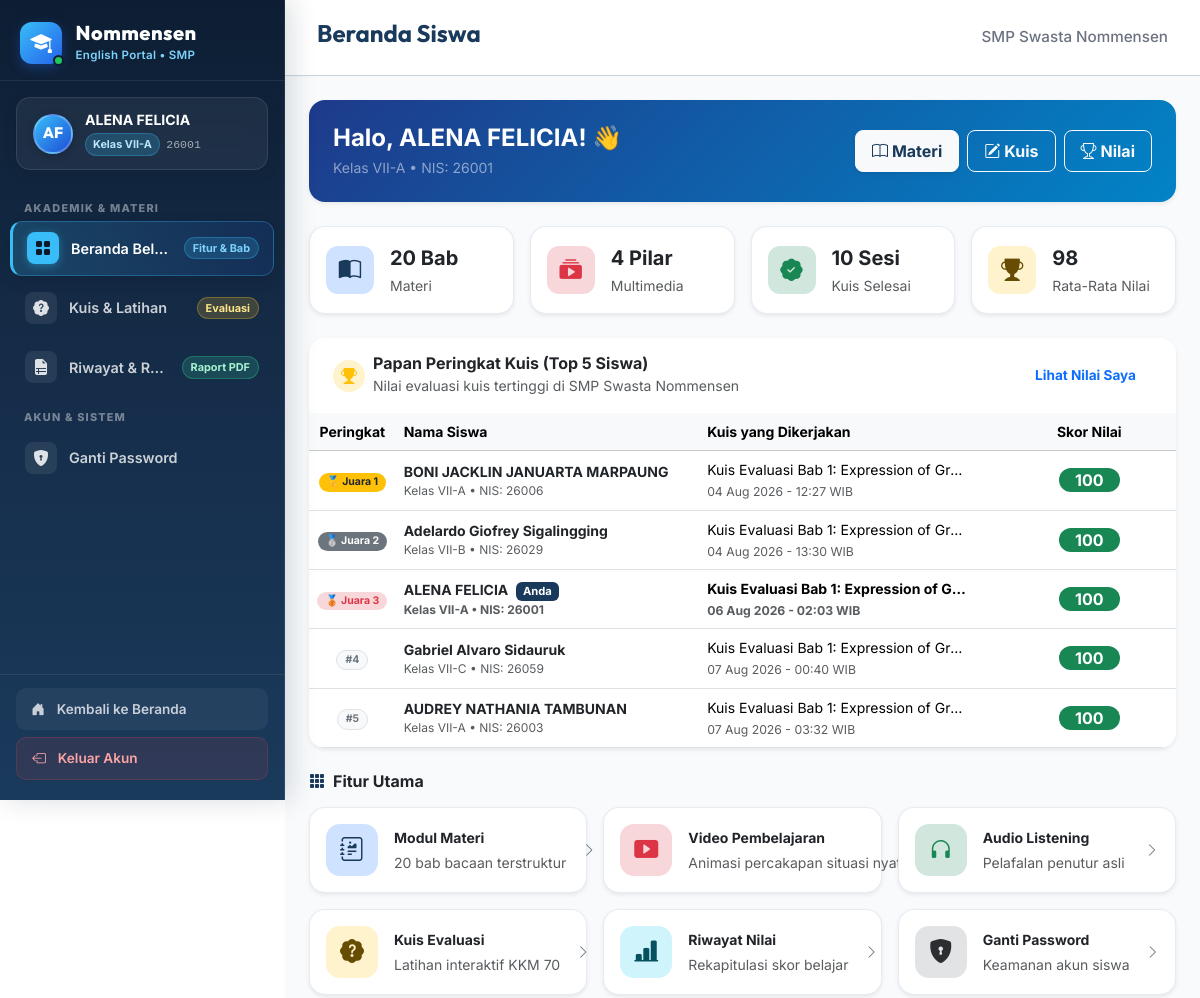
The app's page /siswa/menu.php (signed in, upper part), older data.
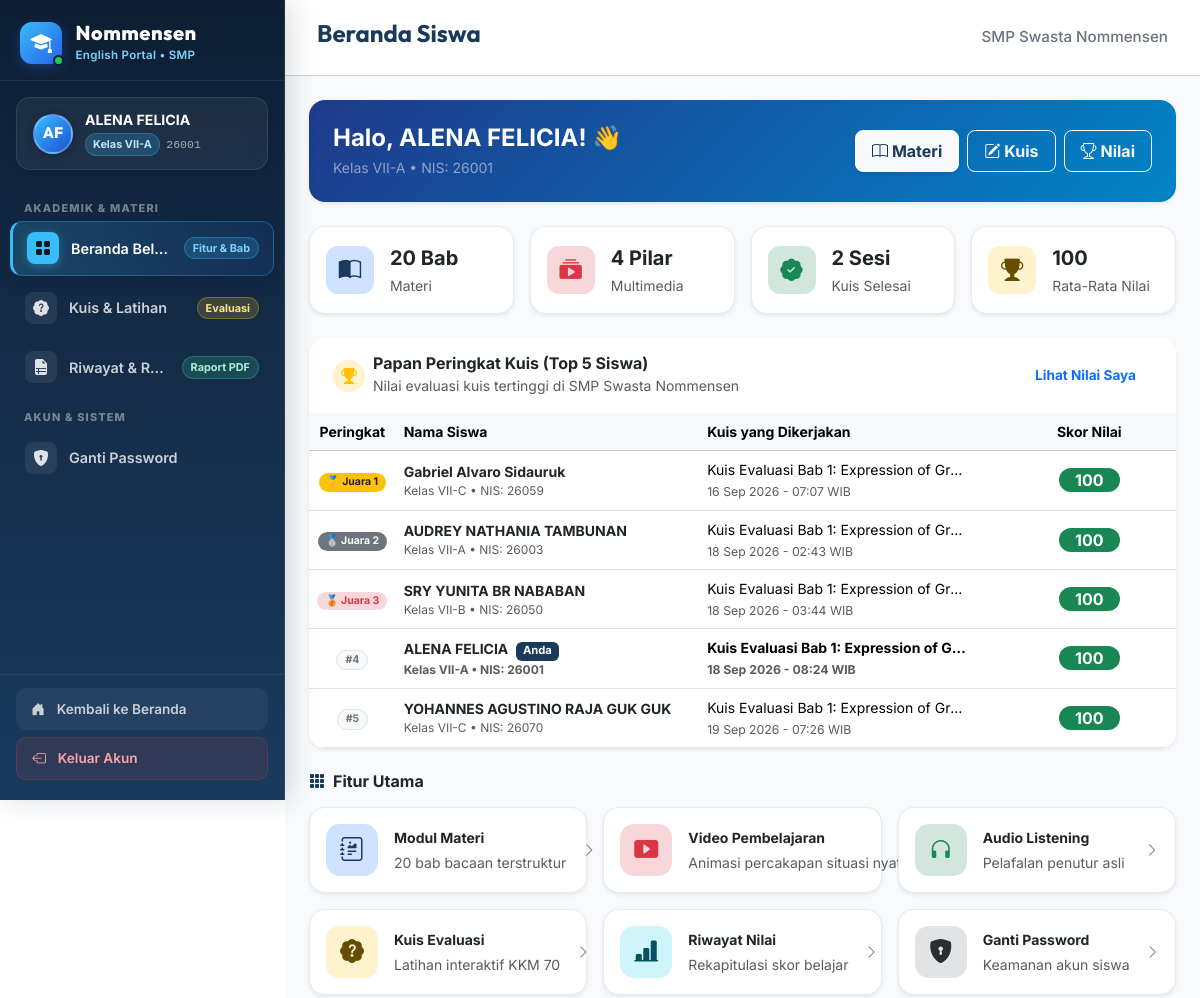
The same page, newer data.
### tables this page shows
CREATE TABLE `tb_hasil` (
  `id_hasil` int(11) NOT NULL AUTO_INCREMENT,
  `id_siswa` int(11) NOT NULL,
  `id_kuis` int(11) NOT NULL,
  `skor` int(11) NOT NULL,
  `jumlah_benar` int(11) NOT NULL,
  `jumlah_salah` int(11) NOT NULL,
  `waktu_selesai` timestamp NOT NULL DEFAULT current_timestamp(),
  PRIMARY KEY (`id_hasil`),
  KEY `id_siswa` (`id_siswa`),
  KEY `id_kuis` (`id_kuis`),
  CONSTRAINT `tb_hasil_ibfk_1` FOREIGN KEY (`id_siswa`) REFERENCES `tb_siswa` (`id_siswa`) ON DELETE CASCADE,
  CONSTRAINT `tb_hasil_ibfk_2` FOREIGN KEY (`id_kuis`) REFERENCES `tb_kuis` (`id_kuis`) ON DELETE CASCADE
);

CREATE TABLE `tb_siswa` (
  `id_siswa` int(11) NOT NULL AUTO_INCREMENT,
  `nis` varchar(20) NOT NULL,
  `nisn` varchar(20) DEFAULT NULL,
  `nama_siswa` varchar(100) NOT NULL,
  `password` varchar(255) NOT NULL,
  `kelas` varchar(50) NOT NULL,
  `last_login` datetime DEFAULT NULL,
  `created_at` timestamp NOT NULL DEFAULT current_timestamp(),
  PRIMARY KEY (`id_siswa`),
  UNIQUE KEY `nis` (`nis`),
  UNIQUE KEY `nisn` (`nisn`)
);

CREATE TABLE `tb_kuis` (
  `id_kuis` int(11) NOT NULL AUTO_INCREMENT,
  `judul_kuis` varchar(150) NOT NULL,
  `kategori_materi` varchar(50) NOT NULL,
  `waktu_pengerjaan` int(11) NOT NULL,
  `id_materi` int(11) DEFAULT NULL,
  `nilai_lulus` int(11) DEFAULT 70,
  `created_at` timestamp NOT NULL DEFAULT current_timestamp(),
  `id_guru` int(11) DEFAULT NULL,
  PRIMARY KEY (`id_kuis`),
  KEY `id_guru` (`id_guru`),
  KEY `id_materi` (`id_materi`),
  CONSTRAINT `tb_kuis_ibfk_1` FOREIGN KEY (`id_guru`) REFERENCES `tb_guru` (`id_guru`) ON DELETE SET NULL,
  CONSTRAINT `tb_kuis_ibfk_2` FOREIGN KEY (`id_materi`) REFERENCES `tb_materi` (`id_materi`) ON DELETE SET NULL
);

### siswa/menu.php (the view, shortened to what the changed rows need)
<?php
require_once '../config.php';
$id_siswa = $_SESSION['siswa_id'] ?? 0;
$stmt_stats = $pdo->prepare("
    SELECT
        COUNT(*) as total_kuis_selesai,
        AVG(skor) as rata_rata_skor,
        MAX(skor) as skor_tertinggi
    FROM tb_hasil
    WHERE id_siswa = :id_siswa
");
$stmt_stats->execute(['id_siswa' => $id_siswa]);
$student_stats = $stmt_stats->fetch();
$total_kuis_selesai = $student_stats['total_kuis_selesai'] ?? 0;
$rata_rata_skor = $student_stats['rata_rata_skor'] !== null ? round($student_stats['rata_rata_skor'], 1) : 0;
try {
    $stmt_lead = $pdo->query("
        SELECT h.*, s.nama_siswa, s.nis, s.kelas, k.judul_kuis
        FROM tb_hasil h
        JOIN tb_siswa s ON h.id_siswa = s.id_siswa
        JOIN tb_kuis k ON h.id_kuis = k.id_kuis
        WHERE s.kelas LIKE 'VII-%'
        ORDER BY h.skor DESC, h.jumlah_benar DESC, h.waktu_selesai ASC
        LIMIT 5
    ");
    $top_leaderboard = $stmt_lead->fetchAll();
} catch (PDOException $e) {
    $top_leaderboard = [];
}
require_once '../includes/header.php';
require_once '../includes/sidebar.php';
?>
<main class="siswa-main">
    <header class="siswa-header">
        <h1>Beranda Siswa</h1>
    </header>
    <div class="siswa-content container-fluid px-3 px-md-4 py-4">
        <div class="card border-0 shadow-sm rounded-4 mb-4 text-white overflow-hidden" style="background: linear-gradient(135deg, #1e3a8a 0%, #0284c7 100%);">
            <div class="card-body p-4">
                <div class="d-flex flex-column flex-md-row align-items-md-center justify-content-between gap-3">
                    <div>
                        <h2 class="h4 fw-bold text-white mb-1">
                            Halo, <?= htmlspecialchars($_SESSION['siswa_nama']) ?>! 👋
                        </h2>
                    </div>
                </div>
            </div>
        </div>
        <div class="row row-cols-2 row-cols-lg-4 g-3 mb-4">
            <div class="col">
                <div class="card stat-bento-card h-100 bg-white rounded-4 shadow-sm p-3">
                    <div class="d-flex align-items-center gap-3">
                        <div>
                            <div class="fs-5 fw-bold text-dark mb-0"><?= $total_kuis_selesai ?> Sesi</div>
                            <small class="text-muted">Kuis Selesai</small>
                        </div>
                    </div>
                </div>
            </div>
            <div class="col">
                <div class="card stat-bento-card h-100 bg-white rounded-4 shadow-sm p-3">
                    <div class="d-flex align-items-center gap-3">
                        <div>
                            <div class="fs-5 fw-bold text-dark mb-0"><?= $rata_rata_skor ?></div>
                            <small class="text-muted">Rata-Rata Nilai</small>
                        </div>
                    </div>
                </div>
            </div>
        </div>
        <?php if (!empty($top_leaderboard)): ?>
        <div class="card border-0 shadow-sm rounded-4 mb-4 bg-white overflow-hidden">
            <div class="card-body p-0">
                <div class="table-responsive">
                    <table class="table table-hover align-middle mb-0 small">
                        <thead class="table-light">
                            <tr>
                                <th style="width: 10%; text-align: center;">Peringkat</th>
                                <th style="width: 35%;">Nama Siswa</th>
                                <th style="width: 35%;">Kuis yang Dikerjakan</th>
                                <th style="width: 20%; text-align: center;">Skor Nilai</th>
                            </tr>
                        </thead>
                        <tbody>
                            <?php foreach ($top_leaderboard as $idx => $lead): ?>
                                <?php
                                $pos = $idx + 1;
                                $medal = $pos === 1 ? '🥇 Juara 1' : ($pos === 2 ? '🥈 Juara 2' : ($pos === 3 ? '🥉 Juara 3' : '#' . $pos));
                                $is_me = ($lead['id_siswa'] == $id_siswa);
                                ?>
                                <tr class="<?= $is_me ? 'table-primary-subtle fw-bold' : '' ?>">
                                    <td style="text-align: center;">
                                        <span class="badge <?= $pos === 1 ? 'bg-warning text-dark' : ($pos === 2 ? 'bg-secondary text-white' : ($pos === 3 ? 'bg-danger-subtle text-danger' : 'bg-light text-secondary border')) ?> rounded-pill px-2 py-1">
                                            <?= $medal ?>
                                        </span>
                                    </td>
                                    <td>
                                        <div class="fw-bold text-dark">
                                            <?= htmlspecialchars($lead['nama_siswa']) ?>
                                            <?php if ($is_me): ?>
                                                <span class="badge bg-primary ms-1" style="font-size: 0.7rem;">Anda</span>
                                            <?php endif; ?>
                                        </div>
                                        <div class="text-muted" style="font-size: 0.75rem;">
                                            Kelas <?= htmlspecialchars($lead['kelas']) ?> &bull; NIS: <?= htmlspecialchars($lead['nis']) ?>
                                        </div>
                                    </td>
                                    <td>
                                        <div class="text-truncate" style="max-width: 260px;" title="<?= htmlspecialchars($lead['judul_kuis']) ?>">
                                            <?= htmlspecialchars($lead['judul_kuis']) ?>
                                        </div>
                                        <small class="text-muted"><?= date('d M Y - H:i', strtotime($lead['waktu_selesai'])) ?> WIB</small>
                                    </td>
                                    <td style="text-align: center;">
                                        <span class="badge <?= $lead['skor'] >= 70 ? 'bg-success text-white' : 'bg-primary text-white' ?> fs-6 px-3 py-1 rounded-pill">
                                            <?= $lead['skor'] ?>
                                        </span>
                                    </td>
                                </tr>
                            <?php endforeach; ?>
                        </tbody>
                    </table>
                </div>
            </div>
        </div>
        <?php endif; ?>
        <div class="mb-4">
            <h2 class="h6 fw-bold text-dark mb-3 d-flex align-items-center gap-2">
                <i class="bi bi-grid-3x3-gap-fill text-primary"></i>
                <span>Fitur Utama</span>
            </h2>
        </div>
    </div>
<?php require_once '../includes/footer.php'; ?>

Row changes from the older to the newer data that the page shows:
no longer on this page (row edited): tb_hasil: medal "🥇 Juara 1", id_siswa.nama_siswa "BONI JACKLIN JANUARTA MARPAUNG", id_siswa.kelas "VII-A", id_siswa.nis "26006", id_kuis.judul_kuis "Kuis Evaluasi Bab 1: Expression of Gr…", waktu_selesai "04 Aug 2026 - 12:27", skor "100"
no longer on this page (row edited): tb_hasil: medal "🥈 Juara 2", id_siswa.nama_siswa "Adelardo Giofrey Sigalingging", id_siswa.kelas "VII-B", id_siswa.nis "26029", id_kuis.judul_kuis "Kuis Evaluasi Bab 1: Expression of Gr…", waktu_selesai "04 Aug 2026 - 13:30", skor "100"
changed tb_hasil "Gabriel Alvaro Sidauruk": medal "#4" → "🥇 Juara 1"; waktu_selesai "07 Aug 2026 - 00:40" → "16 Sep 2026 - 07:07"
changed tb_hasil "AUDREY NATHANIA TAMBUNAN": medal "#5" → "🥈 Juara 2"; waktu_selesai "07 Aug 2026 - 03:32" → "18 Sep 2026 - 02:43"
now on this page (row edited): tb_hasil: medal "🥉 Juara 3", id_siswa.nama_siswa "SRY YUNITA BR NABABAN", id_siswa.kelas "VII-B", id_siswa.nis "26050", id_kuis.judul_kuis "Kuis Evaluasi Bab 1: Expression of Gr…", waktu_selesai "18 Sep 2026 - 03:44", skor "100"
changed tb_hasil "ALENA FELICIA": medal "🥉 Juara 3" → "#4"; waktu_selesai "06 Aug 2026 - 02:03" → "18 Sep 2026 - 08:24"; moves down the list
now on this page (row edited): tb_hasil: medal "#5", id_siswa.nama_siswa "YOHANNES AGUSTINO RAJA GUK GUK", id_siswa.kelas "VII-C", id_siswa.nis "26070", id_kuis.judul_kuis "Kuis Evaluasi Bab 1: Expression of Gr…", waktu_selesai "19 Sep 2026 - 07:26", skor "100"
Text that changed along with them:
$total_kuis_selesai: "10" → "2"
$rata_rata_skor: "98" → "100"
